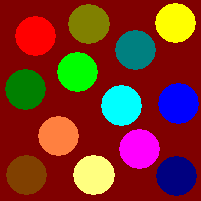
#> input picture cv03/cv03_objekty1.bmp, 201 x 201 px
$ python main.py
#> lines starting #> are read from the running program, lines starting #| are printed output that depends on the picture
from ctypes.wintypes import tagPOINT

import cv2
import matplotlib.pyplot as plt
import numpy as np


def read_bmp(file):
#> called with file = 'cv03_objekty1.bmp'
    bgr = cv2.imread(file)
#> bgr is the input picture: shape (201, 201, 3); mean B, G, R 38.1, 50, 123.7
    rgb = cv2.cvtColor(bgr, cv2.COLOR_BGR2RGB)

    rgb = rgb.astype('uint8')

    ###### Show RGB ######
    fig, axs = plt.subplots(1, 2, figsize=(10, 10))
    axs[0].imshow(rgb)
    axs[0].set_title('RGB')

    gray = cv2.cvtColor(rgb, cv2.COLOR_RGB2GRAY)
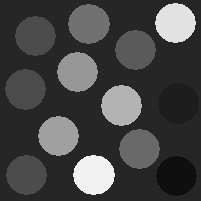
#> gray: shape (201, 201); min 15, max 241, mean 70.5
    axs[1].imshow(gray, cmap='gray')
    axs[1].set_title('Gray')

    fig.tight_layout()
    plt.show()
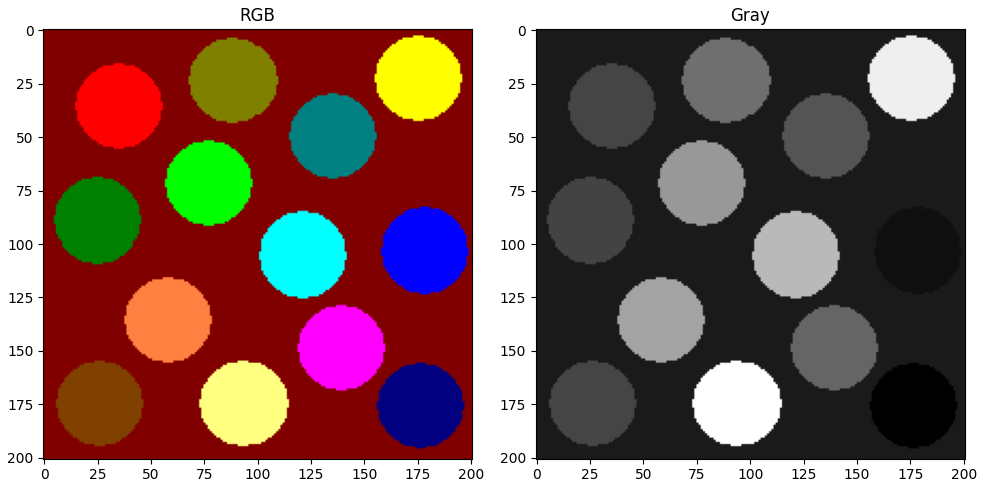
#> figure drawn by matplotlib, 2 panels

    ###### Show HSV ######
    hsv = cv2.cvtColor(rgb, cv2.COLOR_RGB2HSV)
#> hsv: shape (201, 201, 3); mean H, S, V 25.2, 248.9, 159.7
    fig, axs = plt.subplots(2, 2, figsize=(10, 10))
    axs[0, 0].imshow(rgb)
    axs[0, 0].set_title('RGB')

    axs[0, 1].imshow(hsv[:, :, 0], cmap='jet')
    axs[0, 1].set_title('H')
    fig.colorbar(axs[0, 1].images[0], ax=axs[0, 1])

    axs[1, 0].imshow(hsv[:, :, 1], cmap='jet')
    axs[1, 0].set_title('S')
    fig.colorbar(axs[1, 0].images[0], ax=axs[1, 0])

    axs[1, 1].imshow(hsv[:, :, 2], cmap='jet')
    axs[1, 1].set_title('V')
    fig.colorbar(axs[1, 1].images[0], ax=axs[1, 1])

    fig.tight_layout()
    plt.show()
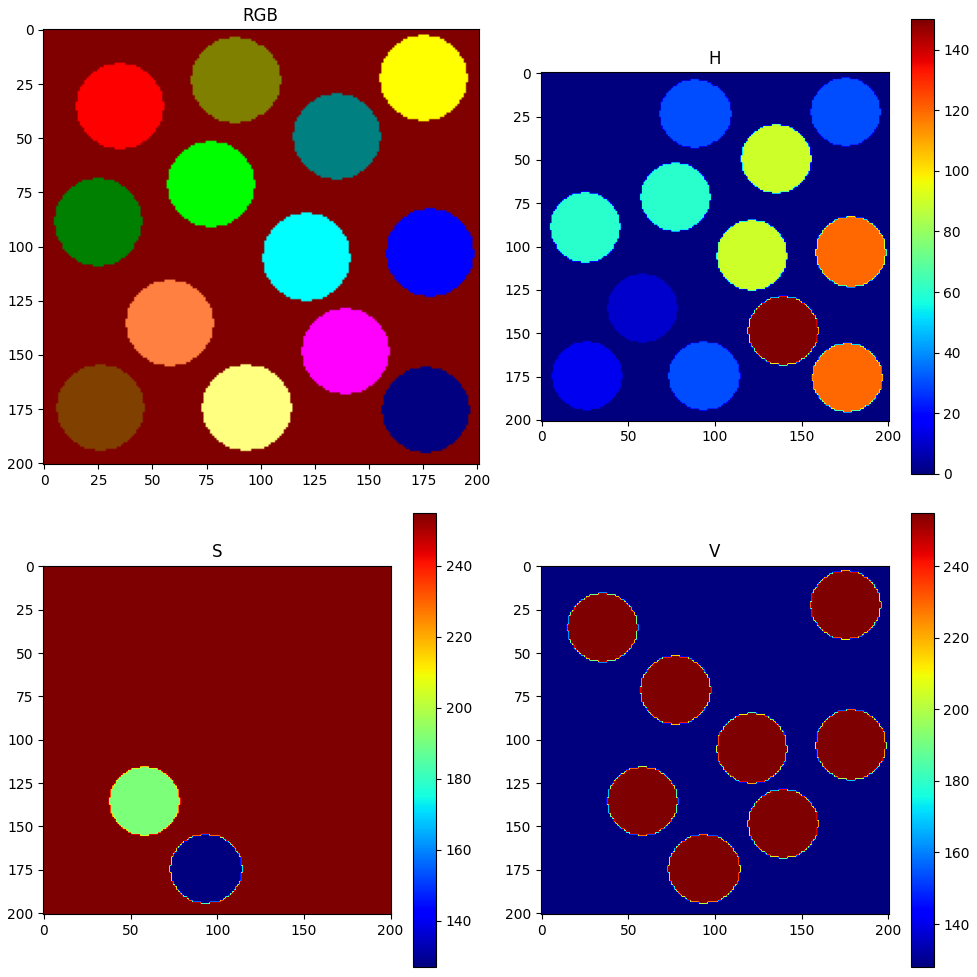
#> figure drawn by matplotlib, 7 panels

    ###### Show YCrCb ######
    ycrcb = cv2.cvtColor(rgb, cv2.COLOR_RGB2YCrCb)
#> ycrcb: shape (201, 201, 3); mean of channels 0, 1, 2 70.5, 165.8, 109.9
    fig, axs = plt.subplots(2, 2, figsize=(10, 10))
    axs[0, 0].imshow(rgb)
    axs[0, 0].set_title('RGB')

    axs[0, 1].imshow(ycrcb[:, :, 0], cmap='gray')
    axs[0, 1].set_title('Y')
    fig.colorbar(axs[0, 1].images[0], ax=axs[0, 1])

    axs[1, 0].imshow(ycrcb[:, :, 1], cmap='jet')
    axs[1, 0].set_title('Cr')
    fig.colorbar(axs[1, 0].images[0], ax=axs[1, 0])

    axs[1, 1].imshow(ycrcb[:, :, 2], cmap='jet')
    axs[1, 1].set_title('Cb')
    fig.colorbar(axs[1, 1].images[0], ax=axs[1, 1])

    fig.tight_layout()
    plt.show()
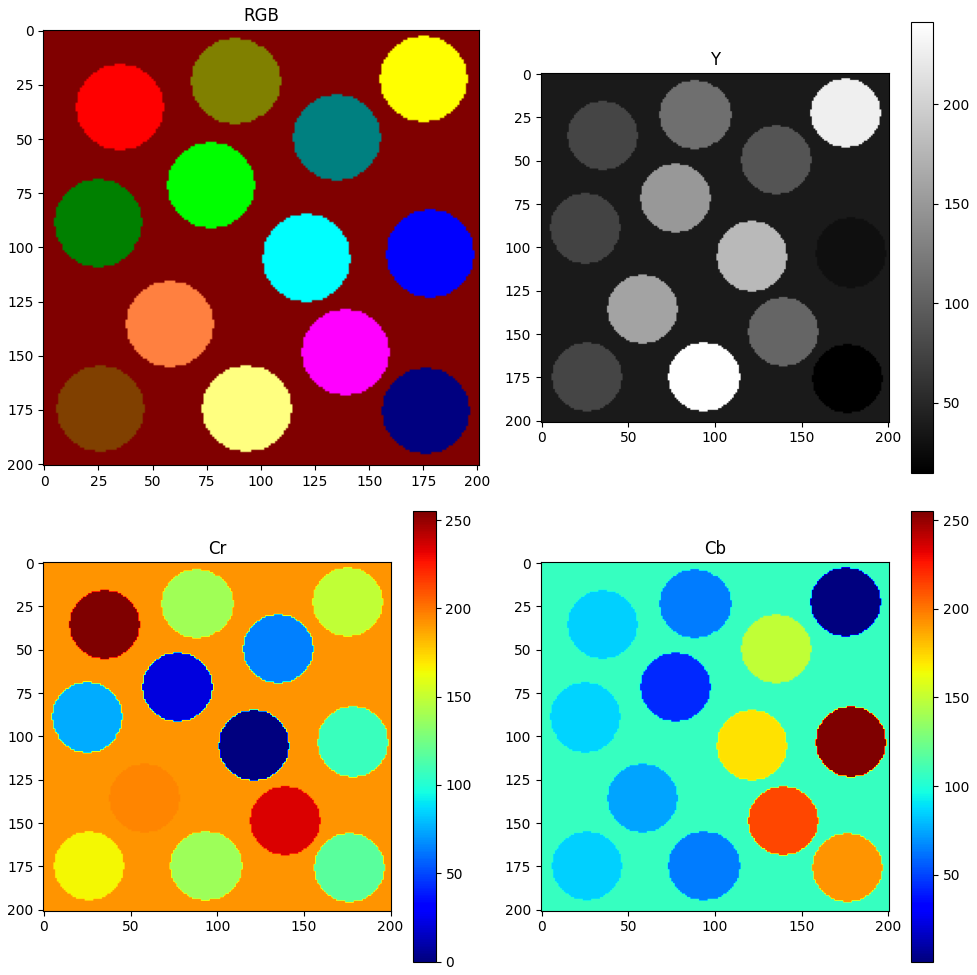
#> figure drawn by matplotlib, 7 panels


def read_jpg(file):
#> called with file = 'cv03_red_object.jpg'
    jpg = cv2.imread(file)
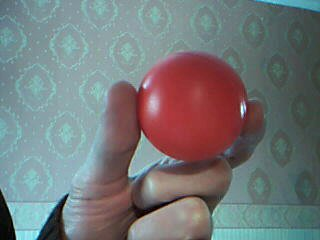
#> input picture cv03/cv03_red_object.jpg, 320 x 240 px
#> jpg is the input picture: shape (240, 320, 3); mean B, G, R 121.5, 120.6, 116.1
    jpg = cv2.cvtColor(jpg, cv2.COLOR_BGR2RGB)

    white = np.ones(3) * 255  # RGB white color

    fig, axs = plt.subplots(1, 2, figsize=(10, 5))
    axs[0].imshow(jpg)
    axs[0].set_title('RGB')

    # Go through all pixels and check if the red color is less than 50%. If so, change the color to white
    for i in range(jpg.shape[0]):
        for ii in range(jpg.shape[1]):
            RGB = jpg[i][ii]
            r = RGB[0] / np.sum(RGB)
            if r < 0.5:
                jpg[i][ii] = white
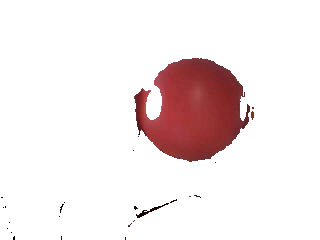
#> jpg: shape (240, 320, 3); mean R, G, B 242.7, 232.6, 232.9

    axs[1].imshow(jpg)
    axs[1].set_title('Red only')

    fig.tight_layout()
    plt.show()


if __name__ == '__main__':
    read_bmp("cv03_objekty1.bmp")
    read_jpg("cv03_red_object.jpg")
